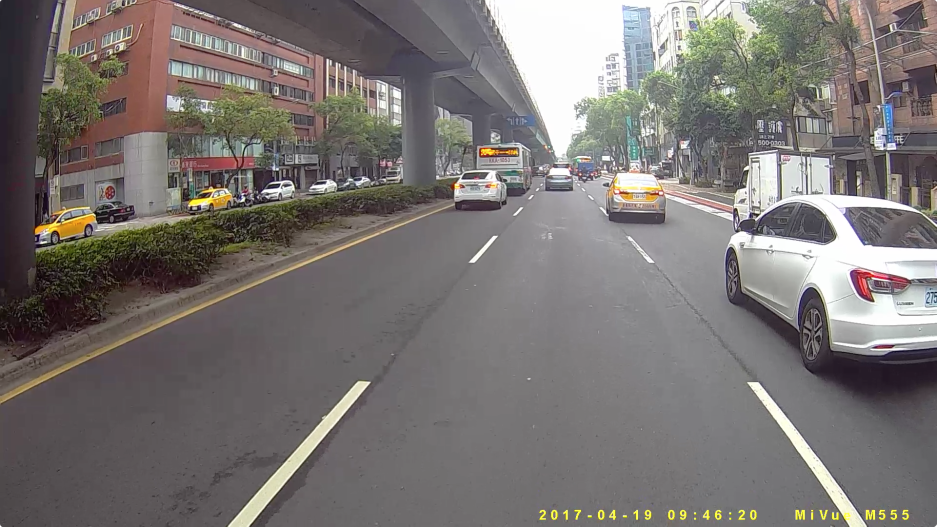
#> input picture road.png, 1873 x 1053 px (shown at 1/2 size)
$ jupyter execute --allow-errors 'Line Detect.ipynb'   (shell and % lines are left out)
#> lines starting #> are read from the running program, lines starting #| are printed output that depends on the picture
[cell 1]
import matplotlib.pyplot as plt
import matplotlib.image as mpimg
import numpy as np
import cv2

[cell 2]
import math

def grayscale(img):
    """Applies the Grayscale transform
    This will return an image with only one color channel
    but NOTE: to see the returned image as grayscale
    (assuming your grayscaled image is called 'gray')
    you should call plt.imshow(gray, cmap='gray')"""
    return cv2.cvtColor(img, cv2.COLOR_RGB2GRAY)
    # Or use BGR2GRAY if you read an image with cv2.imread()
    # return cv2.cvtColor(img, cv2.COLOR_BGR2GRAY)

def canny(img, low_threshold, high_threshold):
    """Applies the Canny transform"""
    return cv2.Canny(img, low_threshold, high_threshold)

def gaussian_blur(img, kernel_size):
    """Applies a Gaussian Noise kernel"""
    return cv2.GaussianBlur(img, (kernel_size, kernel_size), 0)

# [72 lines left out: functions region_of_interest, draw_lines, hough_lines, weighted_img, not called in this run]

[cell 3]
#reading in an image
image = mpimg.imread('road.png')[:,:,:3]
xsize = image.shape[1]
#> xsize = 1873
ysize = image.shape[0]
#> ysize = 1053

#printing out some stats and plotting
print('This image is:', type(image), 'with dimensions:', image.shape)
#| This image is: <class 'numpy.ndarray'> with dimensions: (1053, 1873, 3)
plt.imshow(image)  # if you wanted to show a single color channel image called 'gray', for example, call as plt.imshow(gray, cmap='gray')

[cell 4]
#gray = gaussian_blur(np.uint8(grayscale(image) * 256), 5)
gray = gaussian_blur(grayscale(image), 5)
#> in grayscale, `return cv2.cvtColor(img, cv2.COLOR_RGB2GRAY)`:
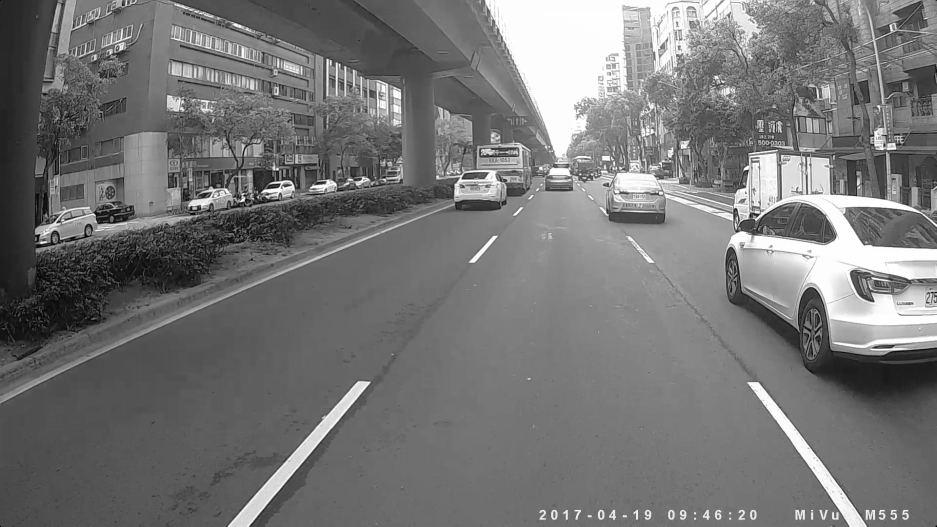
#> returned value: shape (1053, 1873) float32 (shown at 1/2 size); min 0, max 1, mean 0.462
plt.figure(figsize=(20,10))
plt.imshow(gray, cmap='gray')

#> (a cell that did not finish here is left out)

plt.figure(figsize=(20,10))
plt.imshow(edge, cmap='gray')

[cell 6]
focus = np.array([[[0, 1000], [650, 300], [xsize-650, 300], [xsize, 1000]]])
#> (the rest of this cell did not finish here and is left out)

#> (a cell that did not finish here is left out)

#> (a cell that did not finish here is left out)

[cell 9]
image[0][0]
#> Out = [0, 0, 0]
